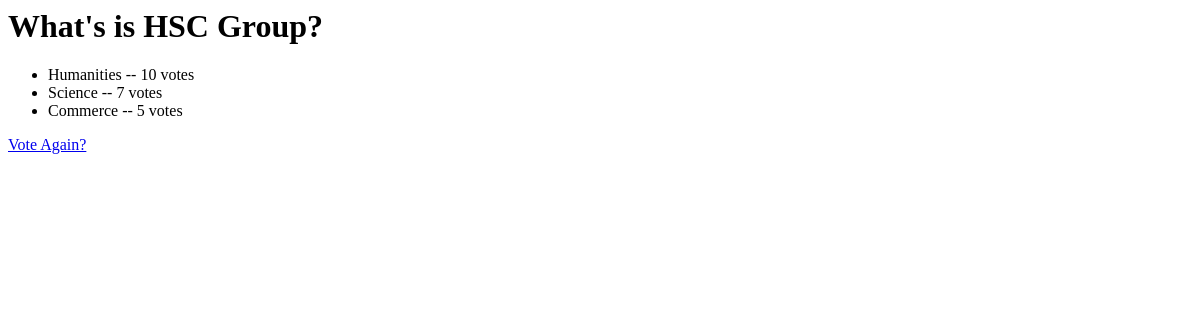
/polls/2/result/, run on an earlier commit of the app's database.
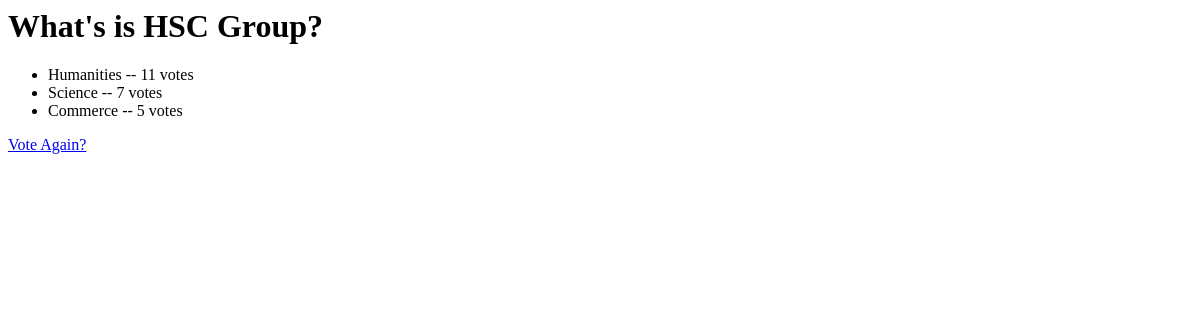
And on a later commit of the database.
### polls/models.py (models this page shows, shortened)
class Choice(models.Model):
    questions = models.ForeignKey(Question, on_delete=models.CASCADE)
    choice_text = models.CharField(max_length=200)
    votes = models.IntegerField(default=0)

### polls/views.py (the view)
# urls.py: path('<int:pk>/result/', views.ResultView.as_view(), name = 'result'),
class ResultView(generic.DetailView):
    model= Question
    template_name = 'polls/results.html'

### polls/templates/polls/results.html
<body>
    <h1> {{question.question_text}}</h1>
    <ul>
    {%for choice in question.choice_set.all %}
        <li>{{choice.choice_text}} -- {{choice.votes}} vote{{choice.votes|pluralize}}</li>
    {%endfor%}
    </ul>
    <a href = "{% url 'polls:detail' question.id %}" > Vote Again? </a>
</body>

What changed in the data, as far as the page shows it:
changed Choice "Humanities": votes "10" → "11"
